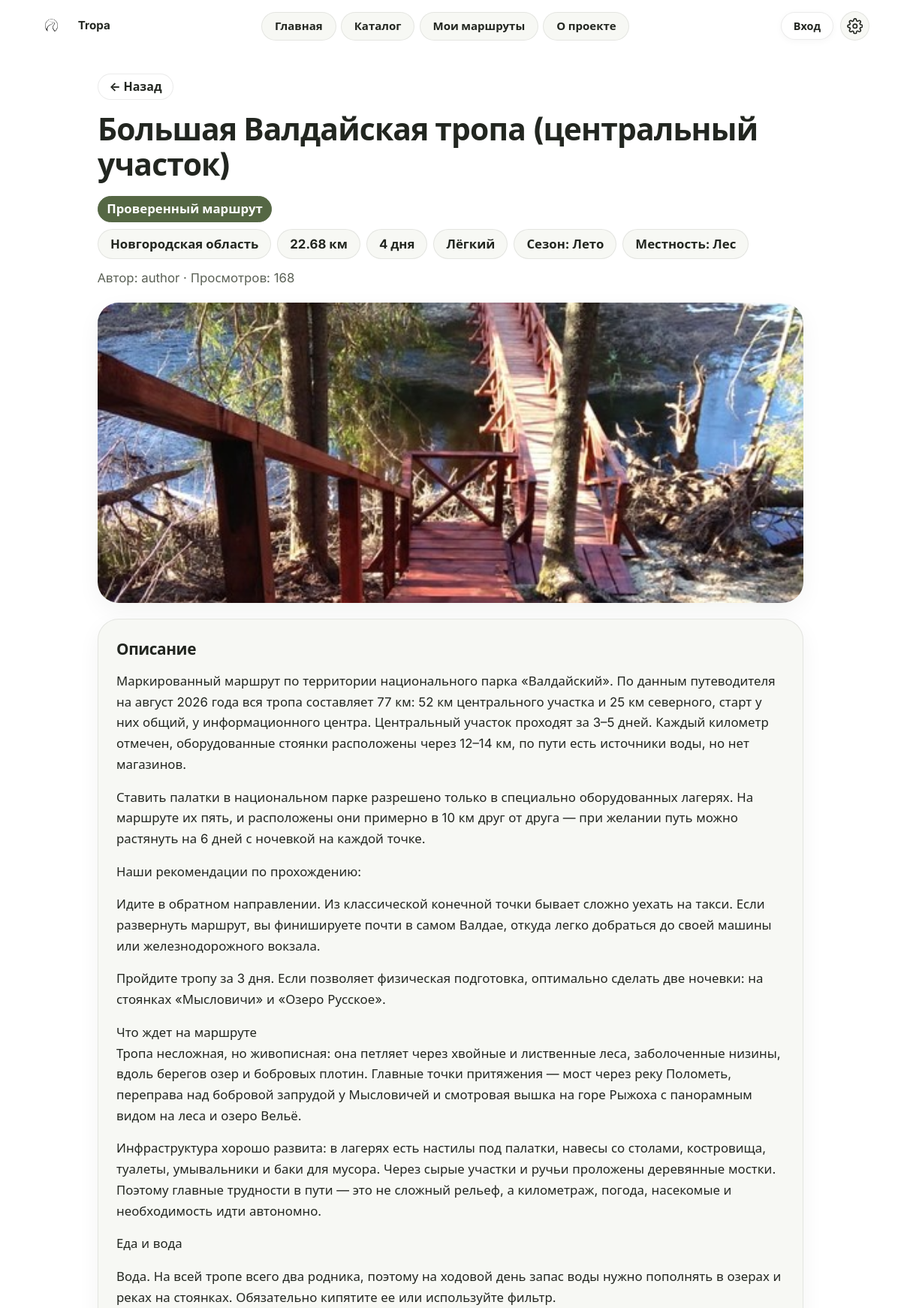
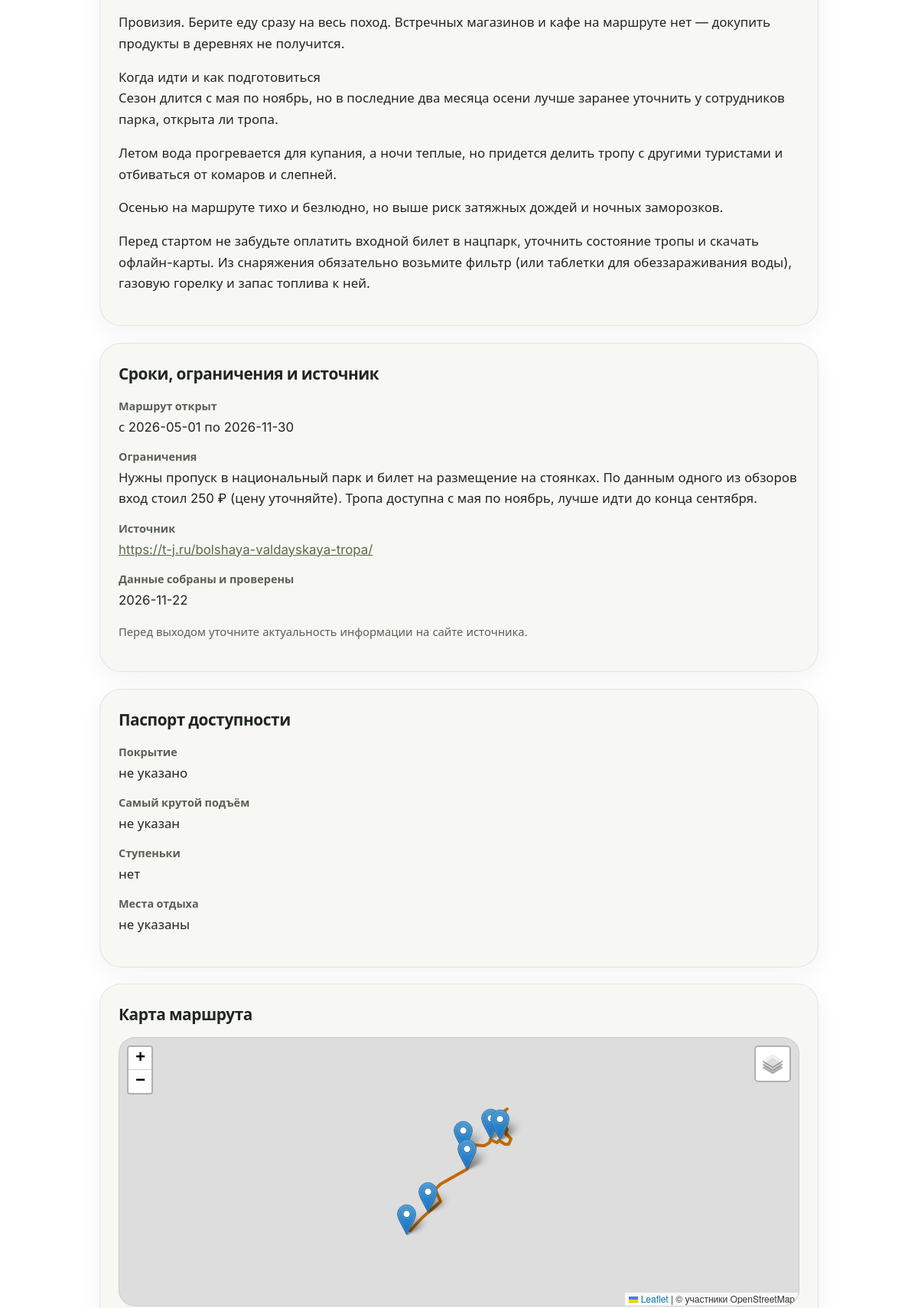
The page /routes/16 (upper part) on the database its author committed (2 pictures, top to bottom).
### tables this page shows
CREATE TABLE routes (
    id             INTEGER PRIMARY KEY AUTOINCREMENT,
    author_id      INTEGER NOT NULL REFERENCES users(id),
    title          TEXT NOT NULL,
    region         TEXT NOT NULL,
    length_km      REAL NOT NULL,
    difficulty     TEXT NOT NULL CHECK (difficulty IN ('easy', 'medium', 'hard')),
    days           INTEGER NOT NULL DEFAULT 1,
    season         TEXT NOT NULL DEFAULT 'any',
    terrain        TEXT NOT NULL DEFAULT 'any',
    description    TEXT NOT NULL,
    restrictions   TEXT,
    source_url     TEXT,
    source_checked TEXT,
    open_from      TEXT,
    open_to        TEXT,
    is_public      INTEGER NOT NULL DEFAULT 1,
    views          INTEGER NOT NULL DEFAULT 0,
    surface        TEXT,
    max_slope      TEXT,
    has_steps      INTEGER NOT NULL DEFAULT 0,
    rest_points    TEXT,
    created_at     TEXT NOT NULL DEFAULT CURRENT_TIMESTAMP
, kind TEXT NOT NULL DEFAULT 'community', is_closed INTEGER NOT NULL DEFAULT 0);

CREATE TABLE users (
    id            INTEGER PRIMARY KEY AUTOINCREMENT,
    username      TEXT NOT NULL UNIQUE,
    password_hash TEXT NOT NULL,
    created_at    TEXT NOT NULL DEFAULT CURRENT_TIMESTAMP
, email TEXT, google_sub TEXT);

### views/routes.py (the view)
@bp.route("/<int:route_id>")
def detail(route_id):
    db = get_db()
    route = db.execute(
        "SELECT r.*, u.username FROM routes r JOIN users u ON u.id = r.author_id WHERE r.id = ?",
        (route_id,),
    ).fetchone()
    if route is None or (not route["is_public"] and (g.user is None or g.user["id"] != route["author_id"])):
        abort(404)
    if g.user is None or g.user["id"] != route["author_id"]:
        db.execute("UPDATE routes SET views = views + 1 WHERE id = ?", (route_id,))
        db.commit()
    points, places = load_map_data(db, route_id)
    photos = {r["id"]: r for r in db.execute(
        "SELECT id, filename, caption FROM route_photos WHERE route_id = ?", (route_id,))}
    gear = db.execute(
        """SELECT name, category FROM gear_items
           WHERE season IN ('any', ?) AND terrain IN ('any', ?) AND min_days <= ?
           ORDER BY category, name""",
        (route["season"], route["terrain"], route["days"]),
    ).fetchall()
    return render_template("route_detail.html", route=route, points=points, gear=gear,
                           difficulty=DIFFICULTY, places=places, photos=photos,)

### app.py (called while the page is built)
def ru_days(n):
    n = int(n)
    if 11 <= n % 100 <= 14:
        word = "дней"
    elif n % 10 == 1:
        word = "день"
    elif 2 <= n % 10 <= 4:
        word = "дня"
    else:
        word = "дней"
    return f"{n} {word}"

### db.py (called while the page is built)
def get_db():
    if "db" not in g:
        g.db = sqlite3.connect(current_app.config["DATABASE"])
        g.db.row_factory = sqlite3.Row
        g.db.execute("PRAGMA foreign_keys = ON")
    return g.db

### views/auth.py (called while the page is built)
@bp.before_app_request
def load_logged_in_user():
    user_id = session.get("user_id")
    g.user = None
    if user_id is not None:
        g.user = get_db().execute(
            "SELECT id, username FROM users WHERE id = ?", (user_id,)
        ).fetchone()
        if g.user is None:
            session.clear()

### views/routes.py (called while the page is built, shortened)
def load_map_data(db, route_id):
    rows = db.execute(
        "SELECT kind, lat, lon, name, note FROM route_points WHERE route_id = ? ORDER BY position",
        (route_id,),
    ).fetchall()
    points = [[r["lat"], r["lon"]] for r in rows if r["kind"] == "path"]
    places = [{"lat": r["lat"], "lon": r["lon"], "name": r["name"] or "", "note": r["note"] or ""}
              for r in rows if r["kind"] == "place"]
    return points, places

@bp.app_template_filter("post")
def render_post(text, photos):
    out = []
    for i, chunk in enumerate(PHOTO_TOKEN.split(text or "")):
        if i % 2 == 0:
            for para in re.split(r"\n\s*\n", chunk.strip()):
                if para.strip():
                    lines = Markup("<br>").join(escape(l) for l in para.splitlines())
                    out.append(Markup("<p>%s</p>") % lines)
    return Markup("\n").join(out)

@bp.app_template_global("route_badges")
def route_badges(r):
    badges = [("verified", "Проверенный маршрут")] if r["kind"] == "curated" \
        else [("community", "От путешественника")]
    if r["is_closed"]:
        badges.append(("closed", "Сейчас закрыт"))
    today = date.today().isoformat()
    if (r["open_from"] and today < r["open_from"]) or (r["open_to"] and today > r["open_to"]):
        badges.append(("warn", "Вне сезона"))
    checked = r["source_checked"]
    if not checked:
        badges.append(("warn", "Дата проверки не указана"))
    else:
        try:
            if (date.today() - date.fromisoformat(checked)).days > STALE_DAYS:
                badges.append(("warn", "Данные могли устареть"))
        except ValueError:
            pass
    return badges

### templates/route_detail.html (shortened to what this page needs)
{% extends "base.html" %}
{% block main_class %}page detail{% endblock %}
{% block head %}
  <link rel="stylesheet" href="https://unpkg.com/leaflet@1.9.4/dist/leaflet.css">
{% endblock %}
{% block content %}
  <a class="back-link" id="back-link" href="{{ url_for('routes.catalog') }}">← Назад</a>
  <h1>{{ route['title'] }}</h1>
    <ul class="tags" aria-label="Метки маршрута">
    {% for cls, text in route_badges(route) %}<li class="tag tag--{{ cls }}">{{ text }}</li>{% endfor %}
  </ul>
  <ul class="chips">
    <li>{{ route['region'] }}</li>
    <li>{{ route['length_km'] }} км</li>
    <li>{{ route['days']|ru_days }}</li>
    <li>{{ difficulty[route['difficulty']] }}</li>
    <li>Сезон: {{ SEASONS[route['season']] }}</li>
    <li>Местность: {{ TERRAINS[route['terrain']] }}</li>
  </ul>
  <p class="byline">Автор: {{ route['username'] }} · Просмотров: {{ route['views'] }}{% if not route['is_public'] %} · приватный маршрут, виден только вам{% endif %}</p>
  <img class="detail-photo" src="{{ route_image(route['id']) }}" alt="Фото маршрута: {{ route['title'] }}">
  <section class="card post"><h2>Описание</h2>{{ route['description']|post(photos) }}</section>
  <section class="card">
    <h2>Сроки, ограничения и источник</h2>
    <dl>
      <dt>Маршрут открыт</dt>
      <dd>{% if route['open_from'] or route['open_to'] %}с {{ route['open_from'] or '—' }} по {{ route['open_to'] or '—' }}{% else %}круглый год / даты не указаны{% endif %}</dd>
      <dt>Ограничения</dt><dd>{{ route['restrictions'] or 'не указаны' }}</dd>
      <dt>Источник</dt>
      <dd>{% if route['source_url'] %}<a href="{{ route['source_url'] }}" target="_blank" rel="noopener noreferrer">{{ route['source_url'] }}</a>{% else %}не указан{% endif %}
      <span class="visually-hidden"> (откроется в новой вкладке)</span></dd>
      <dt>Данные собраны и проверены</dt><dd>{{ route['source_checked'] or 'дата не указана' }}</dd>
    </dl>
    <p style="margin-top:1rem; color: var(--text-muted); font-size: .92rem;">Перед выходом уточните актуальность информации на сайте источника.</p>
  </section>
  <section class="card">
    <h2>Паспорт доступности</h2>
    <dl>
      <dt>Покрытие</dt><dd>{{ route['surface'] or 'не указано' }}</dd>
      <dt>Самый крутой подъём</dt><dd>{{ route['max_slope'] or 'не указан' }}</dd>
      <dt>Ступеньки</dt><dd>{{ 'есть' if route['has_steps'] else 'нет' }}</dd>
      <dt>Места отдыха</dt><dd>{{ route['rest_points'] or 'не указаны' }}</dd>
    </dl>
  </section>
    <section class="card">
    <h2>Карта маршрута</h2>
    <div id="map" role="region" data-points='{{ points | tojson }}' data-places='{{ places | tojson }}' aria-label="Карта маршрута"></div>
  </section>
{% endblock %}

### static/css/style.css (style rules this page uses)
:root { --bg: #ffffff; --bg-elevated: #f3f4ef; --header-bg: rgba(255, 255, 255, 0.86); --text: #222620; --text-muted: #5a6055; --accent: #556744; --accent-hover: #3f4c33; --input-border: #7d8574; --accent-text: #ffffff; --line: #5b694a; --border-subtle: rgba(34, 38, 32, 0.09); --card: #f7f8f4; --pill-bg: #ffffff; --shadow: 0 10px 30px rgba(28, 34, 24, 0.05); --shadow-hover: 0 16px 38px rgba(28, 34, 24, 0.1); --focus: #2e6fd8; --pad: clamp(1rem, 3.5vw, 3.25rem); --font: "Inter", system-ui, -apple-system, "Segoe UI", sans-serif; }
*, *::before, *::after { box-sizing: border-box; }
body { margin: 0; font-family: var(--font); font-size: 1rem; line-height: 1.5; color: var(--text); background: var(--bg); transition: background-color 0.2s ease, color 0.2s ease; }
img { max-width: 100%; }
a { color: var(--line); }
.page h1, .wide h1 { margin: .25rem 0 1.15rem; font-weight: 400; letter-spacing: -0.015em; font-size: clamp(1.85rem, 3.4vw, 2.55rem); line-height: 1.15; }
.page h2, .wide h2 { font-size: 1.3rem; margin: 0 0 .85rem; }
.card { background: var(--card); border: 1px solid var(--border-subtle); border-radius: 1.75rem; padding: 1.5rem; box-shadow: var(--shadow); }
#map { height: 22rem; max-width: 100%; margin-top: .5rem; border-radius: 1.35rem; border: 1px solid var(--border-subtle); overflow: hidden; }
.chips { display: flex; flex-wrap: wrap; gap: .5rem; list-style: none; margin: 0 0 .75rem; padding: 0; }
.chips li { padding: .32rem 1rem; border: 1px solid var(--border-subtle); border-radius: 999px; font-weight: 700; font-size: .92rem; background: var(--card); }
.byline { margin: 0 0 1.1rem; color: var(--text-muted); }
.detail-photo { display: block; width: 100%; max-height: 25rem; object-fit: cover; border-radius: 1.75rem; margin-bottom: 1.35rem; box-shadow: var(--shadow); }
.detail .card { margin-top: 1.35rem; }
dt { font-weight: 700; margin-top: .85rem; color: var(--text-muted); font-size: .9rem; }
dt:first-child { margin-top: 0; }
dd { margin: .2rem 0 0; }
body, input, select, textarea, button { font-family: var(--font); font-weight: 400; }
h1, h2, h3, h4, .section-head h1, .section-head h2, .page h1, .wide h1, .page h2, .wide h2, .route-card h3 { font-weight: 700; letter-spacing: -0.02em; }
.prewrap, .detail .card p, .detail dd, .page p, .page li { font-size: 1.05rem; line-height: 1.65; }
.back-link { display: inline-flex; align-items: center; gap: .4rem; margin-bottom: .75rem; padding: .3rem .9rem; font-weight: 700; color: var(--text); text-decoration: none; background: var(--pill-bg); border: 1px solid var(--border-subtle); border-radius: 999px; }
.post p { margin: 0 0 1rem; }
.tags { display: flex; flex-wrap: wrap; gap: .4rem; list-style: none; margin: 0 0 .6rem; padding: 0; }
.tag { padding: .15rem .7rem; font-size: .8rem; font-weight: 700; color: var(--text); background: var(--pill-bg); border: 1.5px solid var(--line); border-radius: 999px; }
.tag--verified { color: var(--accent-text); background: var(--accent); border-color: var(--accent); }

### rows shown on the page
routes: title "Большая Валдайская тропа (центральный участок)", region "Новгородская область", length_km "22.68", days|ru_days "4 дня", difficulty "Лёгкий", season "Лето", terrain "Лес", views "168", description|post "Маркированный маршрут по территории национального парка «Валдайский». По данным путеводителя на август 2026 года вся тропа составляет 77 км: 52 км центрального участка и 25 км северного, старт у них общий, у информационного центра. Центральный участок проходят за 3–5 дней. Каждый километр отмечен, оборудованные стоянки расположены через 12–14 км, по пути есть источники воды, но нет магазинов. Ставить палатки в национальном парке разрешено только в специально оборудованных лагерях. На маршруте их пять, и расположены они примерно в 10 км друг от друга — при желании путь можно растянуть на 6 дней с ночевкой на каждой точке. Наши рекомендации по прохождению: Идите в обратном направлении. Из…", open_from "2026-05-01", open_to "2026-11-30", restrictions "Нужны пропуск в национальный парк и билет на размещение на стоянках. По данным одного из обзоров вход стоил 250 ₽ (цену уточняйте). Тропа доступна с мая по ноябрь, лучше идти до конца сентября.", source_url "https://t-j.ru/bolshaya-valdayskaya-tropa/", source_checked "2026-11-22", has_steps "нет"
users: username "author"

### other values the page prints
{{ text }} "Проверенный маршрут"
{{ route['surface'] or 'не указано' }} "не указано"
{{ route['max_slope'] or 'не указан' }} "не указан"
{{ route['rest_points'] or 'не указаны' }} "не указаны"
